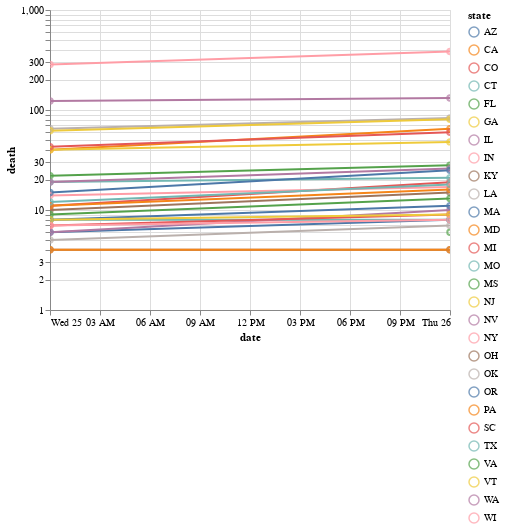

This figure's notebook cell:
### Code cell
min_preds = '2020-03-24'
_cs = 'date state positive negative tot ldeaths death daysi'.split()
pdf_latest = dfd.query("date > @min_preds")[_cs]

color = 'state'
x = 'date'
y = 'death'


h = Chart(pdf_latest).mark_line().encode(
    x=A.X(x, title=x),
    y=A.Y(y, title=y, scale=lgs),
    color=color,
    tooltip=[color, x, y]
)

(h + h.mark_point()).interactive()

### Figure 1 — Vega-Lite specification as saved in the notebook (floating-point values rounded to 4 significant figures)
{"$schema": "https://vega.github.io/schema/vega-lite/v3.4.0.json", "config": {"mark": {"tooltip": null}, "view": {"height": 300, "width": 400}}, "data": {"name": "data-567164419f9f396f80ec7d74f3bbd2d2"}, "datasets": {"data-567164419f9f396f80ec7d74f3bbd2d2": [{"date": "2020-03-25T00:00:00", "daysi": 14, "death": 6, "ldeaths": 0.7782, "negative": 323, "positive": 450, "state": "AZ", "tot": 773}, {"date": "2020-03-26T00:00:00", "daysi": 15, "death": 8, "ldeaths": 0.9031, "negative": 347, "positive": 577, "state": "AZ", "tot": 924}, {"date": "2020-03-25T00:00:00", "daysi": 14, "death": 40, "ldeaths": 1.602, "negative": 13452, "positive": 2102, "state": "CA", "tot": 15554}, {"date": "2020-03-26T00:00:00", "daysi": 15, "death": 65, "ldeaths": 1.813, "negative": 17380, "positive": 3006, "state": "CA", "tot": 20386}, {"date": "2020-03-25T00:00:00", "daysi": 14, "death": 11, "ldeaths": 1.041, "negative": 6789, "positive": 912, "state": "CO", "tot": 7701}, {"date": "2020-03-26T00:00:00", "daysi": 15, "death": 19, "ldeaths": 1.279, "negative": 6978, "positive": 1086, "state": "CO", "tot": 8064}, {"date": "2020-03-25T00:00:00", "daysi": 14, "death": 19, "ldeaths": 1.279, "negative": 5023, "positive": 875, "state": "CT", "tot": 5898}, {"date": "2020-03-26T00:00:00", "daysi": 15, "death": 21, "ldeaths": 1.322, "negative": 5625, "positive": 1012, "state": "CT", "tot": 6637}, {"date": "2020-03-25T00:00:00", "daysi": 14, "death": 22, "ldeaths": 1.342, "negative": 15374, "positive": 1682, "state": "FL", "tot": 17056}, {"date": "2020-03-26T00:00:00", "daysi": 15, "death": 28, "ldeaths": 1.447, "negative": 23741, "positive": 2355, "state": "FL", "tot": 26096}, {"date": "2020-03-25T00:00:00", "daysi": 14, "death": 40, "ldeaths": 1.602, "negative": 4932, "positive": 1247, "state": "GA", "tot": 6179}, {"date": "2020-03-26T00:00:00", "daysi": 15, "death": 48, "ldeaths": 1.681, "negative": 7401, "positive": 1525, "state": "GA", "tot": 8926}, {"date": "2020-03-25T00:00:00", "daysi": 14, "death": 19, "ldeaths": 1.279, "negative": 12344, "positive": 1865, "state": "IL", "tot": 14209}, {"date": "2020-03-26T00:00:00", "daysi": 15, "death": 26, "ldeaths": 1.415, "negative": 14093, "positive": 2538, "state": "IL", "tot": 16631}, {"date": "2020-03-25T00:00:00", "daysi": 14, "death": 14, "ldeaths": 1.146, "negative": 2879, "positive": 477, "state": "IN", "tot": 3356}, {"date": "2020-03-26T00:00:00", "daysi": 15, "death": 17, "ldeaths": 1.23, "negative": 4006, "positive": 645, "state": "IN", "tot": 4651}, {"date": "2020-03-25T00:00:00", "daysi": 14, "death": 4, "ldeaths": 0.6021, "negative": 2865, "positive": 157, "state": "KY", "tot": 3022}, {"date": "2020-03-26T00:00:00", "daysi": 15, "death": 4, "ldeaths": 0.6021, "negative": 3102, "positive": 198, "state": "KY", "tot": 3300}, {"date": "2020-03-25T00:00:00", "daysi": 14, "death": 65, "ldeaths": 1.813, "negative": 9656, "positive": 1795, "state": "LA", "tot": 11451}, {"date": "2020-03-26T00:00:00", "daysi": 15, "death": 83, "ldeaths": 1.919, "negative": 15724, "positive": 2305, "state": "LA", "tot": 18029}, {"date": "2020-03-25T00:00:00", "daysi": 14, "death": 15, "ldeaths": 1.176, "negative": 17956, "positive": 1838, "state": "MA", "tot": 19794}, {"date": "2020-03-26T00:00:00", "daysi": 15, "death": 25, "ldeaths": 1.398, "negative": 21204, "positive": 2417, "state": "MA", "tot": 23621}, {"date": "2020-03-25T00:00:00", "daysi": 14, "death": 4, "ldeaths": 0.6021, "negative": 94, "positive": 423, "state": "MD", "tot": 517}, {"date": "2020-03-26T00:00:00", "daysi": 15, "death": 4, "ldeaths": 0.6021, "negative": 94, "positive": 580, "state": "MD", "tot": 674}, {"date": "2020-03-25T00:00:00", "daysi": 14, "death": 43, "ldeaths": 1.633, "negative": 2069, "positive": 2294, "state": "MI", "tot": 4363}, {"date": "2020-03-26T00:00:00", "daysi": 15, "death": 60, "ldeaths": 1.778, "negative": 6550, "positive": 2856, "state": "MI", "tot": 9406}, {"date": "2020-03-25T00:00:00", "daysi": 14, "death": 8, "ldeaths": 0.9031, "negative": 369, "positive": 356, "state": "MO", "tot": 725}, {"date": "2020-03-26T00:00:00", "daysi": 15, "death": 8, "ldeaths": 0.9031, "negative": 369, "positive": 502, "state": "MO", "tot": 871}, {"date": "2020-03-26T00:00:00", "daysi": 15, "death": 6, "ldeaths": 0.7782, "negative": 2291, "positive": 485, "state": "MS", "tot": 2776}, {"date": "2020-03-25T00:00:00", "daysi": 14, "death": 62, "ldeaths": 1.792, "negative": 10452, "positive": 4402, "state": "NJ", "tot": 14854}, {"date": "2020-03-26T00:00:00", "daysi": 15, "death": 81, "ldeaths": 1.908, "negative": 13661, "positive": 6876, "state": "NJ", "tot": 20537}, {"date": "2020-03-25T00:00:00", "daysi": 14, "death": 6, "ldeaths": 0.7782, "negative": 4251, "positive": 321, "state": "NV", "tot": 4572}, {"date": "2020-03-26T00:00:00", "daysi": 15, "death": 10, "ldeaths": 1, "negative": 4697, "positive": 420, "state": "NV", "tot": 5117}, {"date": "2020-03-25T00:00:00", "daysi": 14, "death": 285, "ldeaths": 2.455, "negative": 72668, "positive": 30811, "state": "NY", "tot": 103479}, {"date": "2020-03-26T00:00:00", "daysi": 15, "death": 385, "ldeaths": 2.585, "negative": 84846, "positive": 37258, "state": "NY", "tot": 122104}, {"date": "2020-03-25T00:00:00", "daysi": 14, "death": 10, "ldeaths": 1, "negative": 14060, "positive": 704, "state": "OH", "tot": 14764}, {"date": "2020-03-26T00:00:00", "daysi": 15, "death": 15, "ldeaths": 1.176, "negative": 16449, "positive": 867, "state": "OH", "tot": 17316}, {"date": "2020-03-25T00:00:00", "daysi": 14, "death": 5, "ldeaths": 0.699, "negative": 805, "positive": 164, "state": "OK", "tot": 969}, {"date": "2020-03-26T00:00:00", "daysi": 15, "death": 7, "ldeaths": 0.8451, "negative": 958, "positive": 248, "state": "OK", "tot": 1206}, {"date": "2020-03-25T00:00:00", "daysi": 14, "death": 8, "ldeaths": 0.9031, "negative": 4350, "positive": 209, "state": "OR", "tot": 4559}, {"date": "2020-03-26T00:00:00", "daysi": 15, "death": 11, "ldeaths": 1.041, "negative": 6953, "positive": 327, "state": "OR", "tot": 7280}, {"date": "2020-03-25T00:00:00", "daysi": 14, "death": 11, "ldeaths": 1.041, "negative": 11193, "positive": 1127, "state": "PA", "tot": 12320}, {"date": "2020-03-26T00:00:00", "daysi": 15, "death": 16, "ldeaths": 1.204, "negative": 16441, "positive": 1687, "state": "PA", "tot": 18128}, {"date": "2020-03-25T00:00:00", "daysi": 14, "death": 7, "ldeaths": 0.8451, "negative": 2303, "positive": 424, "state": "SC", "tot": 2727}, {"date": "2020-03-26T00:00:00", "daysi": 15, "death": 9, "ldeaths": 0.9542, "negative": 2307, "positive": 456, "state": "SC", "tot": 2763}, {"date": "2020-03-25T00:00:00", "daysi": 14, "death": 12, "ldeaths": 1.079, "negative": 12520, "positive": 974, "state": "TX", "tot": 13494}, {"date": "2020-03-26T00:00:00", "daysi": 15, "death": 18, "ldeaths": 1.255, "negative": 20028, "positive": 1396, "state": "TX", "tot": 21424}, {"date": "2020-03-25T00:00:00", "daysi": 14, "death": 9, "ldeaths": 0.9542, "negative": 4979, "positive": 391, "state": "VA", "tot": 5370}, {"date": "2020-03-26T00:00:00", "daysi": 15, "death": 13, "ldeaths": 1.114, "negative": 5729, "positive": 460, "state": "VA", "tot": 6189}, {"date": "2020-03-25T00:00:00", "daysi": 14, "death": 8, "ldeaths": 0.9031, "negative": 1589, "positive": 123, "state": "VT", "tot": 1712}, {"date": "2020-03-26T00:00:00", "daysi": 15, "death": 9, "ldeaths": 0.9542, "negative": 1850, "positive": 158, "state": "VT", "tot": 2008}, {"date": "2020-03-25T00:00:00", "daysi": 14, "death": 123, "ldeaths": 2.09, "negative": 31712, "positive": 2469, "state": "WA", "tot": 34181}, {"date": "2020-03-26T00:00:00", "daysi": 15, "death": 132, "ldeaths": 2.121, "negative": 31712, "positive": 2580, "state": "WA", "tot": 34292}, {"date": "2020-03-25T00:00:00", "daysi": 14, "death": 7, "ldeaths": 0.8451, "negative": 10089, "positive": 585, "state": "WI", "tot": 10674}, {"date": "2020-03-26T00:00:00", "daysi": 15, "death": 8, "ldeaths": 0.9031, "negative": 11583, "positive": 707, "state": "WI", "tot": 12290}]}, "layer": [{"encoding": {"color": {"field": "state", "type": "nominal"}, "tooltip": [{"field": "state", "type": "nominal"}, {"field": "date", "type": "temporal"}, {"field": "death", "type": "quantitative"}], "x": {"field": "date", "title": "date", "type": "temporal"}, "y": {"field": "death", "scale": {"type": "log", "zero": false}, "title": "death", "type": "quantitative"}}, "mark": "line", "selection": {"selector012": {"bind": "scales", "encodings": ["x", "y"], "type": "interval"}}}, {"encoding": {"color": {"field": "state", "type": "nominal"}, "tooltip": [{"field": "state", "type": "nominal"}, {"field": "date", "type": "temporal"}, {"field": "death", "type": "quantitative"}], "x": {"field": "date", "title": "date", "type": "temporal"}, "y": {"field": "death", "scale": {"type": "log", "zero": false}, "title": "death", "type": "quantitative"}}, "mark": "point"}]}
